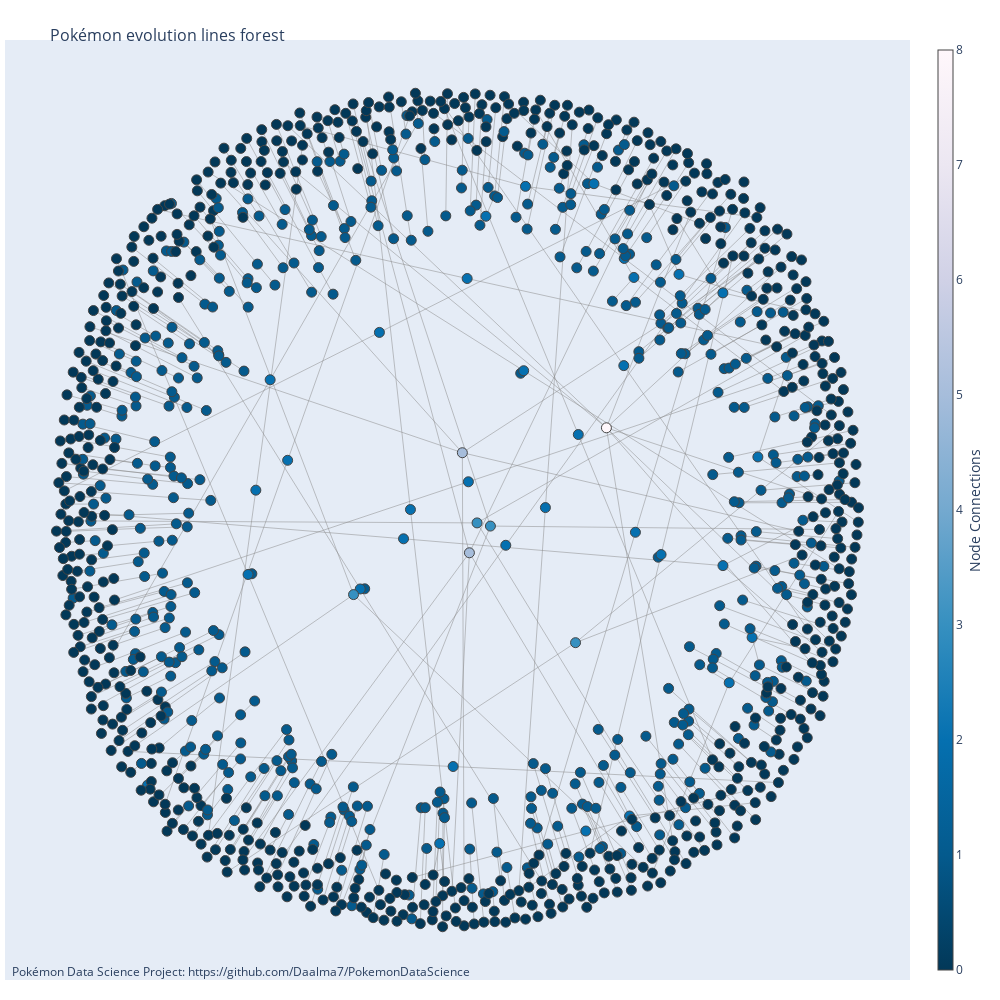

This figure's notebook cell:
### Markdown cell above
## Building evolution lines

### Code cell
G = nx.DiGraph()
print(G.is_directed())

for i in range(len(data)):
    G.add_node(data["Name"][i])                                 # Add Pokémon's name to the graph
    if data["PreevoName"][i] != "No Preevolution":
        G.add_edge(data["PreevoName"][i], data["Name"][i])
print(G)

pos = nx.spring_layout(G)

print(pos)

# Edge creation
edge_x = []
edge_y = []
print(G.edges())
for edge in G.edges():
    x0, y0 = pos[edge[0]]
    x1, y1 = pos[edge[1]]
    edge_x.append(x0)
    edge_x.append(x1)
    edge_x.append(None)
    edge_y.append(y0)
    edge_y.append(y1)
    edge_y.append(None)

edge_trace = go.Scatter(
    x=edge_x, y=edge_y,
    line=dict(width=0.5, color='#888'),
    hoverinfo='none',
    mode='lines')

node_x = []
node_y = []
for node in G.nodes():
    x, y = pos[node]
    node_x.append(x)
    node_y.append(y)

node_trace = go.Scatter(
    x=node_x, y=node_y,
    mode='markers',
    hoverinfo='text',
    marker=dict(
        showscale=True,
        # colorscale options
        #'Greys' | 'YlGnBu' | 'Greens' | 'YlOrRd' | 'Bluered' | 'RdBu' |
        #'Reds' | 'Blues' | 'Picnic' | 'Rainbow' | 'Portland' | 'Jet' |
        #'Hot' | 'Blackbody' | 'Earth' | 'Electric' | 'Viridis' |
        colorscale='PuBu',
        reversescale=True,
        color=[],
        size=10,
        colorbar=dict(
            thickness=15,
            title=dict(
              text='Node Connections',
              side='right'
            ),
            xanchor='left',
        ),
        line_width=1))


print(G)

# Color Node Points
node_adjacencies = []
node_text = []
for node, adjacencies in enumerate(G.adjacency()):
    node_adjacencies.append(len(adjacencies[1]))
    node_text.append(f"Pokémon\'s name: {str(list(G)[node])}<br># of different evolutions: {len(adjacencies[1])}")

node_trace.marker.color = node_adjacencies
node_trace.text = node_text

# Create Network graph
fig = go.Figure(data=[edge_trace, node_trace],
             layout=go.Layout(
                title=dict(
                    text="<br>Pokémon evolution lines forest",
                    font=dict(
                        size=16
                    )
                ),
                showlegend=False,
                hovermode='closest',
                margin=dict(b=20,l=5,r=5,t=40),
                annotations=[ dict(
                    text="Pokémon Data Science Project: <a href='https://github.com/Daalma7/PokemonDataScience'>https://github.com/Daalma7/PokemonDataScience</a>",
                    showarrow=False,
                    xref="paper", yref="paper",
                    x=0.005, y=-0.002 ) ],
                xaxis=dict(showgrid=False, zeroline=False, showticklabels=False),
                yaxis=dict(showgrid=False, zeroline=False, showticklabels=False))
                )
fig.update_layout(autosize=False,
    width=1000,
    height=1000)
fig.show()

### Figure 1 — Plotly figure (JSON) as saved in the notebook; plotly's stock layout.template omitted (floating-point values rounded to 4 significant figures; data arrays with more than 128 entries replaced by an {"elided": "..."} marker saying what was removed)
{"data": [{"hoverinfo": "none", "line": {"color": "#888", "width": 0.5}, "mode": "lines", "type": "scatter", "x": {"elided": "1623 float values"}, "y": {"elided": "1623 float values"}}, {"hoverinfo": "text", "marker": {"color": {"elided": "1182 int values"}, "colorbar": {"thickness": 15, "title": {"side": "right", "text": "Node Connections"}, "xanchor": "left"}, "colorscale": [[0, "rgb(255,247,251)"], [0.125, "rgb(236,231,242)"], [0.25, "rgb(208,209,230)"], [0.375, "rgb(166,189,219)"], [0.5, "rgb(116,169,207)"], [0.625, "rgb(54,144,192)"], [0.75, "rgb(5,112,176)"], [0.875, "rgb(4,90,141)"], [1, "rgb(2,56,88)"]], "line": {"width": 1}, "reversescale": true, "showscale": true, "size": 10}, "mode": "markers", "text": {"elided": "1182 str values"}, "type": "scatter", "x": {"elided": "1182 float values"}, "y": {"elided": "1182 float values"}}], "layout": {"annotations": [{"showarrow": false, "text": "Pokémon Data Science Project: <a href='https://github.com/Daalma7/PokemonDataScience'>https://github.com/Daalma7/PokemonDataScience</a>", "x": 0.005, "xref": "paper", "y": -0.002, "yref": "paper"}], "autosize": false, "height": 1000, "hovermode": "closest", "margin": {"b": 20, "l": 5, "r": 5, "t": 40}, "showlegend": false, "title": {"font": {"size": 16}, "text": "<br>Pokémon evolution lines forest"}, "width": 1000, "xaxis": {"showgrid": false, "showticklabels": false, "zeroline": false}, "yaxis": {"showgrid": false, "showticklabels": false, "zeroline": false}}}
